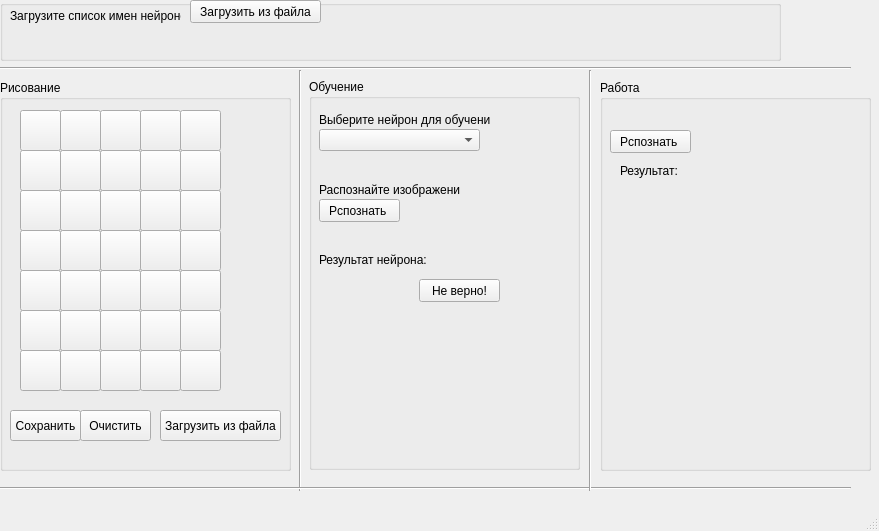
<?xml version="1.0" encoding="UTF-8"?>
<ui version="4.0">
 <class>MainWindow</class>
 <widget class="QMainWindow" name="MainWindow">
  <property name="geometry">
   <rect>
    <x>0</x>
    <y>0</y>
    <width>879</width>
    <height>531</height>
   </rect>
  </property>
  <property name="sizePolicy">
   <sizepolicy hsizetype="Fixed" vsizetype="Fixed">
    <horstretch>0</horstretch>
    <verstretch>0</verstretch>
   </sizepolicy>
  </property>
  <property name="windowTitle">
   <string>MainWindow</string>
  </property>
  <property name="autoFillBackground">
   <bool>true</bool>
  </property>
  <widget class="QWidget" name="centralwidget">
   <widget class="QGroupBox" name="PaintingBox">
    <property name="geometry">
     <rect>
      <x>0</x>
      <y>80</y>
      <width>291</width>
      <height>391</height>
     </rect>
    </property>
    <property name="title">
     <string>Рисование</string>
    </property>
    <widget class="QPushButton" name="savePictureButton">
     <property name="geometry">
      <rect>
       <x>10</x>
       <y>330</y>
       <width>71</width>
       <height>31</height>
      </rect>
     </property>
     <property name="text">
      <string>Сохранить</string>
     </property>
    </widget>
    <widget class="QPushButton" name="cleanPitureButton">
     <property name="geometry">
      <rect>
       <x>80</x>
       <y>330</y>
       <width>71</width>
       <height>31</height>
      </rect>
     </property>
     <property name="text">
      <string>Очистить</string>
     </property>
    </widget>
    <widget class="QPushButton" name="LoadPictureButton">
     <property name="geometry">
      <rect>
       <x>160</x>
       <y>330</y>
       <width>121</width>
       <height>31</height>
      </rect>
     </property>
     <property name="text">
      <string>Загрузить из файла</string>
     </property>
    </widget>
    <widget class="QPushButton" name="pushButton_00">
     <property name="geometry">
      <rect>
       <x>20</x>
       <y>30</y>
       <width>41</width>
       <height>41</height>
      </rect>
     </property>
     <property name="text">
      <string/>
     </property>
    </widget>
    <widget class="QPushButton" name="pushButton_10">
     <property name="geometry">
      <rect>
       <x>20</x>
       <y>70</y>
       <width>41</width>
       <height>41</height>
      </rect>
     </property>
     <property name="text">
      <string/>
     </property>
    </widget>
    <widget class="QPushButton" name="pushButton_30">
     <property name="geometry">
      <rect>
       <x>20</x>
       <y>150</y>
       <width>41</width>
       <height>41</height>
      </rect>
     </property>
     <property name="text">
      <string/>
     </property>
    </widget>
    <widget class="QPushButton" name="pushButton_20">
     <property name="geometry">
      <rect>
       <x>20</x>
       <y>110</y>
       <width>41</width>
       <height>41</height>
      </rect>
     </property>
     <property name="text">
      <string/>
     </property>
    </widget>
    <widget class="QPushButton" name="pushButton_40">
     <property name="geometry">
      <rect>
       <x>20</x>
       <y>190</y>
       <width>41</width>
       <height>41</height>
      </rect>
     </property>
     <property name="text">
      <string/>
     </property>
    </widget>
    <widget class="QPushButton" name="pushButton_50">
     <property name="geometry">
      <rect>
       <x>20</x>
       <y>230</y>
       <width>41</width>
       <height>41</height>
      </rect>
     </property>
     <property name="text">
      <string/>
     </property>
    </widget>
    <widget class="QPushButton" name="pushButton_60">
     <property name="geometry">
      <rect>
       <x>20</x>
       <y>270</y>
       <width>41</width>
       <height>41</height>
      </rect>
     </property>
     <property name="text">
      <string/>
     </property>
    </widget>
    <widget class="QPushButton" name="pushButton_01">
     <property name="geometry">
      <rect>
       <x>60</x>
       <y>30</y>
       <width>41</width>
       <height>41</height>
      </rect>
     </property>
     <property name="text">
      <string/>
     </property>
    </widget>
    <widget class="QPushButton" name="pushButton_21">
     <property name="geometry">
      <rect>
       <x>60</x>
       <y>110</y>
       <width>41</width>
       <height>41</height>
      </rect>
     </property>
     <property name="text">
      <string/>
     </property>
    </widget>
    <widget class="QPushButton" name="pushButton_31">
     <property name="geometry">
      <rect>
       <x>60</x>
       <y>150</y>
       <width>41</width>
       <height>41</height>
      </rect>
     </property>
     <property name="text">
      <string/>
     </property>
    </widget>
    <widget class="QPushButton" name="pushButton_61">
     <property name="geometry">
      <rect>
       <x>60</x>
       <y>270</y>
       <width>41</width>
       <height>41</height>
      </rect>
     </property>
     <property name="text">
      <string/>
     </property>
    </widget>
    <widget class="QPushButton" name="pushButton_11">
     <property name="geometry">
      <rect>
       <x>60</x>
       <y>70</y>
       <width>41</width>
       <height>41</height>
      </rect>
     </property>
     <property name="text">
      <string/>
     </property>
    </widget>
    <widget class="QPushButton" name="pushButton_51">
     <property name="geometry">
      <rect>
       <x>60</x>
       <y>230</y>
       <width>41</width>
       <height>41</height>
      </rect>
     </property>
     <property name="text">
      <string/>
     </property>
    </widget>
    <widget class="QPushButton" name="pushButton_41">
     <property name="geometry">
      <rect>
       <x>60</x>
       <y>190</y>
       <width>41</width>
       <height>41</height>
      </rect>
     </property>
     <property name="text">
      <string/>
     </property>
    </widget>
    <widget class="QPushButton" name="pushButton_62">
     <property name="geometry">
      <rect>
       <x>100</x>
       <y>270</y>
       <width>41</width>
       <height>41</height>
      </rect>
     </property>
     <property name="text">
      <string/>
     </property>
    </widget>
    <widget class="QPushButton" name="pushButton_32">
     <property name="geometry">
      <rect>
       <x>100</x>
       <y>150</y>
       <width>41</width>
       <height>41</height>
      </rect>
     </property>
     <property name="text">
      <string/>
     </property>
    </widget>
    <widget class="QPushButton" name="pushButton_52">
     <property name="geometry">
      <rect>
       <x>100</x>
       <y>230</y>
       <width>41</width>
       <height>41</height>
      </rect>
     </property>
     <property name="text">
      <string/>
     </property>
    </widget>
    <widget class="QPushButton" name="pushButton_12">
     <property name="geometry">
      <rect>
       <x>100</x>
       <y>70</y>
       <width>41</width>
       <height>41</height>
      </rect>
     </property>
     <property name="text">
      <string/>
     </property>
    </widget>
    <widget class="QPushButton" name="pushButton_02">
     <property name="geometry">
      <rect>
       <x>100</x>
       <y>30</y>
       <width>41</width>
       <height>41</height>
      </rect>
     </property>
     <property name="text">
      <string/>
     </property>
    </widget>
    <widget class="QPushButton" name="pushButton_22">
     <property name="geometry">
      <rect>
       <x>100</x>
       <y>110</y>
       <width>41</width>
       <height>41</height>
      </rect>
     </property>
     <property name="text">
      <string/>
     </property>
    </widget>
    <widget class="QPushButton" name="pushButton_42">
     <property name="geometry">
      <rect>
       <x>100</x>
       <y>190</y>
       <width>41</width>
       <height>41</height>
      </rect>
     </property>
     <property name="text">
      <string/>
     </property>
    </widget>
    <widget class="QPushButton" name="pushButton_63">
     <property name="geometry">
      <rect>
       <x>140</x>
       <y>270</y>
       <width>41</width>
       <height>41</height>
      </rect>
     </property>
     <property name="text">
      <string/>
     </property>
    </widget>
    <widget class="QPushButton" name="pushButton_23">
     <property name="geometry">
      <rect>
       <x>140</x>
       <y>110</y>
       <width>41</width>
       <height>41</height>
      </rect>
     </property>
     <property name="text">
      <string/>
     </property>
    </widget>
    <widget class="QPushButton" name="pushButton_33">
     <property name="geometry">
      <rect>
       <x>140</x>
       <y>150</y>
       <width>41</width>
       <height>41</height>
      </rect>
     </property>
     <property name="text">
      <string/>
     </property>
    </widget>
    <widget class="QPushButton" name="pushButton_43">
     <property name="geometry">
      <rect>
       <x>140</x>
       <y>190</y>
       <width>41</width>
       <height>41</height>
      </rect>
     </property>
     <property name="text">
      <string/>
     </property>
    </widget>
    <widget class="QPushButton" name="pushButton_13">
     <property name="geometry">
      <rect>
       <x>140</x>
       <y>70</y>
       <width>41</width>
       <height>41</height>
      </rect>
     </property>
     <property name="text">
      <string/>
     </property>
    </widget>
    <widget class="QPushButton" name="pushButton_03">
     <property name="geometry">
      <rect>
       <x>140</x>
       <y>30</y>
       <width>41</width>
       <height>41</height>
      </rect>
     </property>
     <property name="text">
      <string/>
     </property>
    </widget>
    <widget class="QPushButton" name="pushButton_53">
     <property name="geometry">
      <rect>
       <x>140</x>
       <y>230</y>
       <width>41</width>
       <height>41</height>
      </rect>
     </property>
     <property name="text">
      <string/>
     </property>
    </widget>
    <widget class="QPushButton" name="pushButton_04">
     <property name="geometry">
      <rect>
       <x>180</x>
       <y>30</y>
       <width>41</width>
       <height>41</height>
      </rect>
     </property>
     <property name="text">
      <string/>
     </property>
    </widget>
    <widget class="QPushButton" name="pushButton_44">
     <property name="geometry">
      <rect>
       <x>180</x>
       <y>190</y>
       <width>41</width>
       <height>41</height>
      </rect>
     </property>
     <property name="text">
      <string/>
     </property>
    </widget>
    <widget class="QPushButton" name="pushButton_64">
     <property name="geometry">
      <rect>
       <x>180</x>
       <y>270</y>
       <width>41</width>
       <height>41</height>
      </rect>
     </property>
     <property name="text">
      <string/>
     </property>
    </widget>
    <widget class="QPushButton" name="pushButton_24">
     <property name="geometry">
      <rect>
       <x>180</x>
       <y>110</y>
       <width>41</width>
       <height>41</height>
      </rect>
     </property>
     <property name="text">
      <string/>
     </property>
    </widget>
    <widget class="QPushButton" name="pushButton_34">
     <property name="geometry">
      <rect>
       <x>180</x>
       <y>150</y>
       <width>41</width>
       <height>41</height>
      </rect>
     </property>
     <property name="text">
      <string/>
     </property>
    </widget>
    <widget class="QPushButton" name="pushButton_54">
     <property name="geometry">
      <rect>
       <x>180</x>
       <y>230</y>
       <width>41</width>
       <height>41</height>
      </rect>
     </property>
     <property name="text">
      <string/>
     </property>
    </widget>
    <widget class="QPushButton" name="pushButton_14">
     <property name="geometry">
      <rect>
       <x>180</x>
       <y>70</y>
       <width>41</width>
       <height>41</height>
      </rect>
     </property>
     <property name="text">
      <string/>
     </property>
    </widget>
   </widget>
   <widget class="QGroupBox" name="loadSettingsBox">
    <property name="geometry">
     <rect>
      <x>0</x>
      <y>0</y>
      <width>781</width>
      <height>61</height>
     </rect>
    </property>
    <property name="title">
     <string/>
    </property>
    <widget class="QLabel" name="label">
     <property name="geometry">
      <rect>
       <x>10</x>
       <y>5</y>
       <width>171</width>
       <height>21</height>
      </rect>
     </property>
     <property name="text">
      <string>Загрузите список имен нейронов:</string>
     </property>
    </widget>
    <widget class="QLabel" name="resLoadSettingsLabel">
     <property name="geometry">
      <rect>
       <x>10</x>
       <y>30</y>
       <width>321</width>
       <height>16</height>
      </rect>
     </property>
     <property name="text">
      <string/>
     </property>
    </widget>
    <widget class="QPushButton" name="loadButton">
     <property name="geometry">
      <rect>
       <x>190</x>
       <y>0</y>
       <width>131</width>
       <height>23</height>
      </rect>
     </property>
     <property name="text">
      <string>Загрузить из файла</string>
     </property>
    </widget>
   </widget>
   <widget class="Line" name="line">
    <property name="geometry">
     <rect>
      <x>290</x>
      <y>70</y>
      <width>20</width>
      <height>421</height>
     </rect>
    </property>
    <property name="orientation">
     <enum>Qt::Vertical</enum>
    </property>
   </widget>
   <widget class="Line" name="line_2">
    <property name="geometry">
     <rect>
      <x>0</x>
      <y>60</y>
      <width>851</width>
      <height>16</height>
     </rect>
    </property>
    <property name="orientation">
     <enum>Qt::Horizontal</enum>
    </property>
   </widget>
   <widget class="Line" name="line_3">
    <property name="geometry">
     <rect>
      <x>0</x>
      <y>480</y>
      <width>851</width>
      <height>16</height>
     </rect>
    </property>
    <property name="orientation">
     <enum>Qt::Horizontal</enum>
    </property>
   </widget>
   <widget class="QGroupBox" name="Lerning">
    <property name="geometry">
     <rect>
      <x>309</x>
      <y>79</y>
      <width>271</width>
      <height>391</height>
     </rect>
    </property>
    <property name="title">
     <string>Обучение</string>
    </property>
    <widget class="QLabel" name="label_3">
     <property name="geometry">
      <rect>
       <x>10</x>
       <y>30</y>
       <width>171</width>
       <height>21</height>
      </rect>
     </property>
     <property name="text">
      <string>Выберите нейрон для обучения:</string>
     </property>
    </widget>
    <widget class="QComboBox" name="comboBox">
     <property name="geometry">
      <rect>
       <x>10</x>
       <y>50</y>
       <width>161</width>
       <height>22</height>
      </rect>
     </property>
    </widget>
    <widget class="QPushButton" name="recognizeForLerningButton">
     <property name="geometry">
      <rect>
       <x>10</x>
       <y>120</y>
       <width>81</width>
       <height>23</height>
      </rect>
     </property>
     <property name="text">
      <string>Рспознать </string>
     </property>
    </widget>
    <widget class="QLabel" name="label_4">
     <property name="geometry">
      <rect>
       <x>10</x>
       <y>100</y>
       <width>141</width>
       <height>21</height>
      </rect>
     </property>
     <property name="text">
      <string>Распознайте изображение:</string>
     </property>
    </widget>
    <widget class="QLabel" name="label_5">
     <property name="geometry">
      <rect>
       <x>10</x>
       <y>170</y>
       <width>111</width>
       <height>21</height>
      </rect>
     </property>
     <property name="text">
      <string>Результат нейрона:</string>
     </property>
    </widget>
    <widget class="QLabel" name="resNeuronLabel">
     <property name="geometry">
      <rect>
       <x>120</x>
       <y>170</y>
       <width>111</width>
       <height>21</height>
      </rect>
     </property>
     <property name="text">
      <string/>
     </property>
    </widget>
    <widget class="QPushButton" name="punishButton">
     <property name="geometry">
      <rect>
       <x>110</x>
       <y>200</y>
       <width>81</width>
       <height>23</height>
      </rect>
     </property>
     <property name="text">
      <string>Не верно!</string>
     </property>
    </widget>
   </widget>
   <widget class="QGroupBox" name="groupBox_4">
    <property name="geometry">
     <rect>
      <x>600</x>
      <y>80</y>
      <width>271</width>
      <height>391</height>
     </rect>
    </property>
    <property name="title">
     <string>Работа</string>
    </property>
    <widget class="QPushButton" name="recognizeButton">
     <property name="geometry">
      <rect>
       <x>10</x>
       <y>50</y>
       <width>81</width>
       <height>23</height>
      </rect>
     </property>
     <property name="text">
      <string>Рспознать </string>
     </property>
    </widget>
    <widget class="QLabel" name="label_7">
     <property name="geometry">
      <rect>
       <x>20</x>
       <y>80</y>
       <width>61</width>
       <height>21</height>
      </rect>
     </property>
     <property name="text">
      <string>Результат:</string>
     </property>
    </widget>
    <widget class="QLabel" name="resNouralNetworkLabel">
     <property name="geometry">
      <rect>
       <x>80</x>
       <y>80</y>
       <width>111</width>
       <height>21</height>
      </rect>
     </property>
     <property name="text">
      <string/>
     </property>
    </widget>
   </widget>
   <widget class="Line" name="line_4">
    <property name="geometry">
     <rect>
      <x>580</x>
      <y>70</y>
      <width>20</width>
      <height>421</height>
     </rect>
    </property>
    <property name="orientation">
     <enum>Qt::Vertical</enum>
    </property>
   </widget>
  </widget>
  <widget class="QMenuBar" name="menubar">
   <property name="geometry">
    <rect>
     <x>0</x>
     <y>0</y>
     <width>879</width>
     <height>21</height>
    </rect>
   </property>
  </widget>
  <widget class="QStatusBar" name="statusbar"/>
 </widget>
 <resources/>
 <connections/>
</ui>
